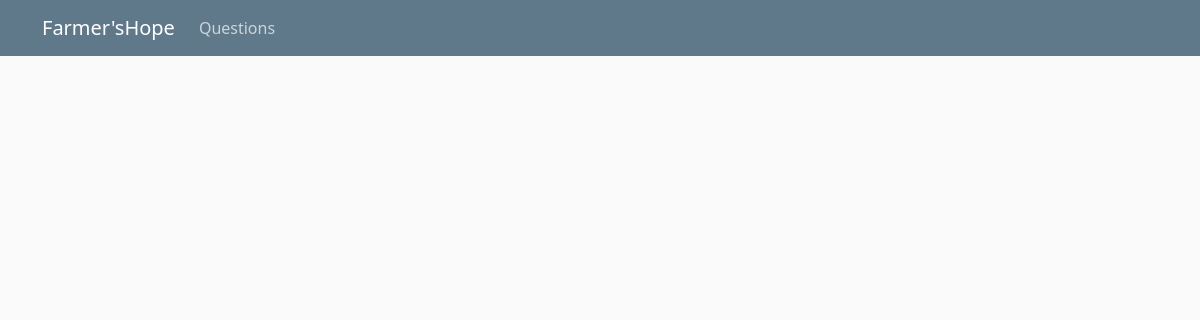
Page /qna_dashboard/ on the earlier database version.
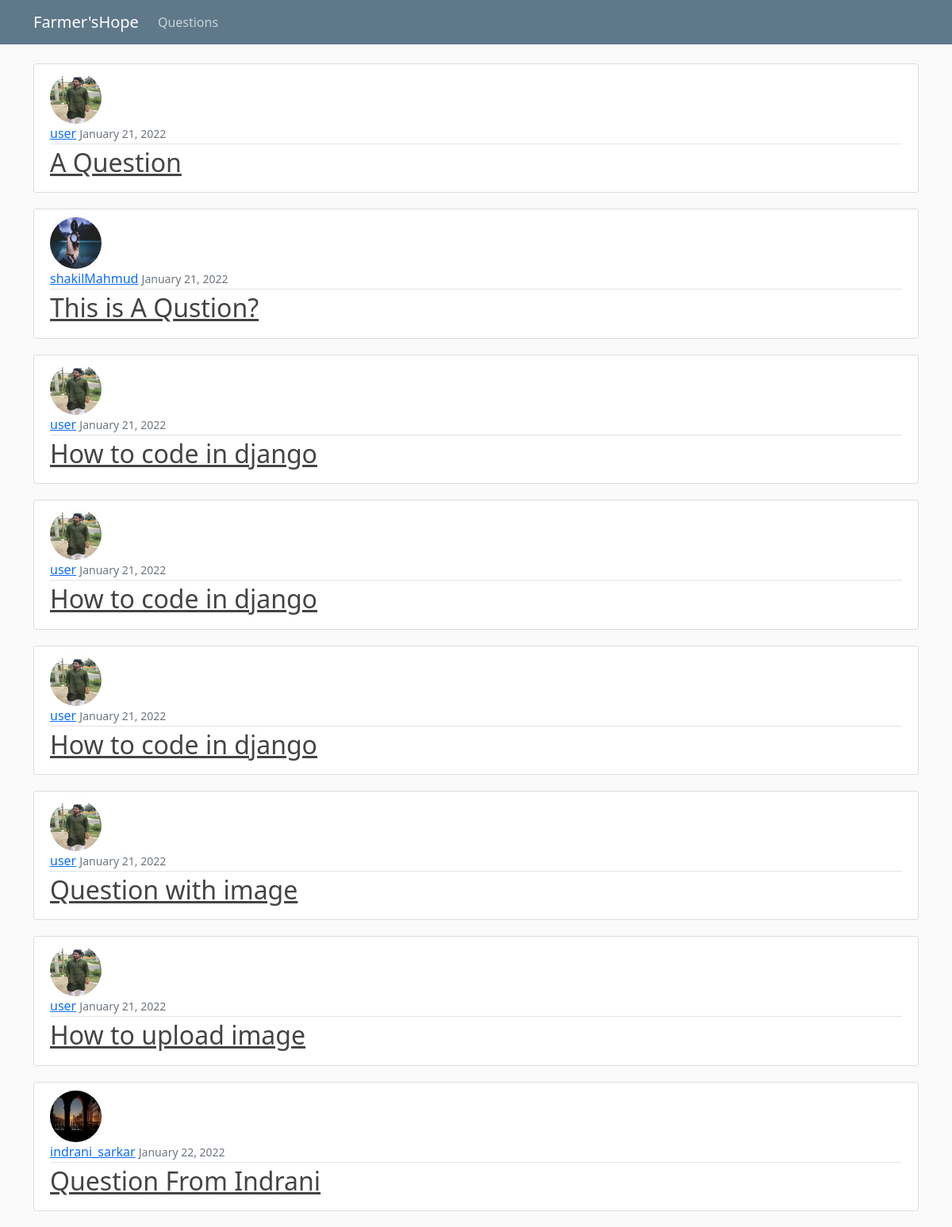
Same page on the later database version.
### QnA/models.py (models this page shows, shortened)
class Question(models.Model):
    author = models.ForeignKey(User, null=False, on_delete=models.CASCADE)
    title = models.CharField(max_length=200, null=False)
    body = models.TextField(null=True, blank=True)
    img = models.ImageField(upload_to='question/questionImage', null=True, blank=True)
    video = models.FileField(upload_to='question/questionVideo', null=True, blank=True,
                             validators=[
                                 FileExtensionValidator(allowed_extensions=['MOV', 'avi', 'mp4', 'webm', 'mkv'])])
    created_at = models.DateTimeField(auto_now_add=True)
    updated_at = models.DateTimeField(auto_now=True)

### Users/models.py (models this page shows, shortened)
class Profile(models.Model):
    user = models.OneToOneField(User, on_delete=models.CASCADE)
    image = models.ImageField(default='default.jpg', upload_to='profile_pics')

### QnA/views.py (the view)
# urls.py: path('', QuestionListView.as_view(), name='qna-dashboard'),
class QuestionListView(ListView):
    model = Question
    context_object_name = 'questions'

### QnA/templates/QnA/question_list.html
{% extends "QnA/base.html" %}
 {% block content %}
    {% for object in questions %}
    <article class="media content-section">
        <img class="rounded-circle article-img" src="{{ object.author.profile.image.url }}">
  <div class="media-body">
    <div class="article-metadata">
      <a class="mr-2" href="#">{{ object.author }}</a>
      <small class="text-muted">{{ object.created_at | date:"F d, Y"}}</small>
    </div>
    <h2><a class="article-title" href="{% url 'qna-detail' object.pk %}">{{ object.title }}</a></h2>
  </div>
</article>
    {% endfor %}
 {% endblock content %}

### QnA/templates/QnA/base.html (shortened to what this page needs)
{% load static %}
<!DOCTYPE html>
<html lang="en">
<head>
    <link href="https://cdn.jsdelivr.net/npm/bootstrap@5.1.3/dist/css/bootstrap.min.css" rel="stylesheet">
    <link rel="stylesheet" type="text/css" href="{% static 'BlogSupport/main.css' %}">
</head>
<body>
        <header class="site-header">
             <nav class="navbar navbar-expand-md navbar-dark bg-steel fixed-top">
                 <div class="container">
                <a class="navbar-brand mr-4" href="{% url 'dashboard' %}">Farmer'sHope</a>
                <div class="collapse navbar-collapse" id="navbarToggle">
                <div class="navbar-nav mr-auto">
                <a class="nav-item nav-link" href="{% url 'qna-dashboard' %}">Questions</a>
                </div>
                </div>
             </div>
            </nav>
        </header>
        <main role="main" class="container">
  <div class="row">
    <div >
      {% block content %}{% endblock %}
    </div>
  </div>
</main>
</body>
</html>

### BlogSupport/static/BlogSupport/main.css (style rules this page uses)
body { background: #fafafa; color: #333333; margin-top: 5rem; }
h1, h2, h3, h4, h5, h6 { color: #444444; }
.bg-steel { background-color: #5f788a; }
.site-header .navbar-nav .nav-link { color: #cbd5db; }
.content-section { background: #ffffff; padding: 10px 20px; border: 1px solid #dddddd; border-radius: 3px; margin-bottom: 20px; }
.article-title { color: #444444; }
.article-img { height: 65px; width: 65px; margin-right: 16px; }
.article-metadata { padding-bottom: 1px; margin-bottom: 4px; border-bottom: 1px solid #e3e3e3; }

Differences in the rows shown:
added Question: author.profile.image (picture), author "user", created_at "January 21, 2022", title "A Question"
added Question: author.profile.image (picture), author "shakilMahmud", created_at "January 21, 2022", title "This is A Qustion?"
added Question: author.profile.image (picture), author "user", created_at "January 21, 2022", title "How to code in django"
added Question: author.profile.image (picture), author "user", created_at "January 21, 2022", title "How to code in django"
added Question: author.profile.image (picture), author "user", created_at "January 21, 2022", title "How to code in django"
added Question: author.profile.image (picture), author "user", created_at "January 21, 2022", title "Question with image"
added Question: author.profile.image (picture), author "user", created_at "January 21, 2022", title "How to upload image"
added Question: author.profile.image (picture), author "indrani_sarkar", created_at "January 22, 2022", title "Question From Indrani"
